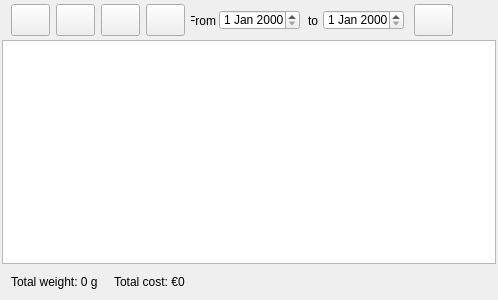
<?xml version="1.0" encoding="UTF-8"?>
<ui version="4.0">
 <class>QueryWdg</class>
 <widget class="QWidget" name="QueryWdg">
  <property name="geometry">
   <rect>
    <x>0</x>
    <y>0</y>
    <width>498</width>
    <height>300</height>
   </rect>
  </property>
  <property name="minimumSize">
   <size>
    <width>480</width>
    <height>200</height>
   </size>
  </property>
  <property name="windowTitle">
   <string>Еaten</string>
  </property>
  <layout class="QGridLayout" name="gridLayout">
   <property name="leftMargin">
    <number>2</number>
   </property>
   <property name="topMargin">
    <number>2</number>
   </property>
   <property name="rightMargin">
    <number>2</number>
   </property>
   <property name="bottomMargin">
    <number>2</number>
   </property>
   <property name="spacing">
    <number>2</number>
   </property>
   <item row="1" column="0">
    <widget class="QTableView" name="tableView"/>
   </item>
   <item row="0" column="0">
    <widget class="QWidget" name="widget" native="true">
     <property name="minimumSize">
      <size>
       <width>480</width>
       <height>36</height>
      </size>
     </property>
     <property name="maximumSize">
      <size>
       <width>16777215</width>
       <height>36</height>
      </size>
     </property>
     <widget class="QToolButton" name="tbFirst">
      <property name="geometry">
       <rect>
        <x>9</x>
        <y>2</y>
        <width>39</width>
        <height>32</height>
       </rect>
      </property>
      <property name="toolTip">
       <string>Go to first row</string>
      </property>
      <property name="text">
       <string/>
      </property>
      <property name="icon">
       <iconset resource="foodcl.qrc">
        <normaloff>:/resources/first.png</normaloff>:/resources/first.png</iconset>
      </property>
      <property name="iconSize">
       <size>
        <width>32</width>
        <height>32</height>
       </size>
      </property>
     </widget>
     <widget class="QToolButton" name="tbPrev">
      <property name="geometry">
       <rect>
        <x>54</x>
        <y>2</y>
        <width>39</width>
        <height>32</height>
       </rect>
      </property>
      <property name="toolTip">
       <string>Go to previous row</string>
      </property>
      <property name="text">
       <string/>
      </property>
      <property name="icon">
       <iconset resource="foodcl.qrc">
        <normaloff>:/resources/prev.png</normaloff>:/resources/prev.png</iconset>
      </property>
      <property name="iconSize">
       <size>
        <width>32</width>
        <height>32</height>
       </size>
      </property>
     </widget>
     <widget class="QToolButton" name="tbNext">
      <property name="geometry">
       <rect>
        <x>99</x>
        <y>2</y>
        <width>39</width>
        <height>32</height>
       </rect>
      </property>
      <property name="toolTip">
       <string>Go to next row</string>
      </property>
      <property name="text">
       <string/>
      </property>
      <property name="icon">
       <iconset resource="foodcl.qrc">
        <normaloff>:/resources/next.png</normaloff>:/resources/next.png</iconset>
      </property>
      <property name="iconSize">
       <size>
        <width>32</width>
        <height>32</height>
       </size>
      </property>
     </widget>
     <widget class="QToolButton" name="tbLast">
      <property name="geometry">
       <rect>
        <x>144</x>
        <y>2</y>
        <width>39</width>
        <height>32</height>
       </rect>
      </property>
      <property name="toolTip">
       <string>Go to last row</string>
      </property>
      <property name="text">
       <string/>
      </property>
      <property name="icon">
       <iconset resource="foodcl.qrc">
        <normaloff>:/resources/last.png</normaloff>:/resources/last.png</iconset>
      </property>
      <property name="iconSize">
       <size>
        <width>32</width>
        <height>32</height>
       </size>
      </property>
     </widget>
     <widget class="QLabel" name="lbFrom">
      <property name="geometry">
       <rect>
        <x>189</x>
        <y>11</y>
        <width>25</width>
        <height>16</height>
       </rect>
      </property>
      <property name="text">
       <string>From</string>
      </property>
      <property name="alignment">
       <set>Qt::AlignRight|Qt::AlignTrailing|Qt::AlignVCenter</set>
      </property>
     </widget>
     <widget class="QDateEdit" name="deDate1">
      <property name="geometry">
       <rect>
        <x>217</x>
        <y>8</y>
        <width>81</width>
        <height>20</height>
       </rect>
      </property>
     </widget>
     <widget class="QLabel" name="lbFrom_2">
      <property name="geometry">
       <rect>
        <x>300</x>
        <y>11</y>
        <width>16</width>
        <height>16</height>
       </rect>
      </property>
      <property name="text">
       <string>to</string>
      </property>
      <property name="alignment">
       <set>Qt::AlignRight|Qt::AlignTrailing|Qt::AlignVCenter</set>
      </property>
     </widget>
     <widget class="QDateEdit" name="deDate2">
      <property name="geometry">
       <rect>
        <x>321</x>
        <y>8</y>
        <width>81</width>
        <height>20</height>
       </rect>
      </property>
     </widget>
     <widget class="QToolButton" name="tbExecQuery">
      <property name="geometry">
       <rect>
        <x>412</x>
        <y>2</y>
        <width>39</width>
        <height>32</height>
       </rect>
      </property>
      <property name="toolTip">
       <string>Execute query</string>
      </property>
      <property name="text">
       <string/>
      </property>
      <property name="icon">
       <iconset resource="foodcl.qrc">
        <normaloff>:/resources/exec.png</normaloff>:/resources/exec.png</iconset>
      </property>
      <property name="iconSize">
       <size>
        <width>32</width>
        <height>32</height>
       </size>
      </property>
     </widget>
    </widget>
   </item>
   <item row="2" column="0">
    <widget class="QWidget" name="widget_2" native="true">
     <property name="minimumSize">
      <size>
       <width>0</width>
       <height>24</height>
      </size>
     </property>
     <layout class="QHBoxLayout" name="horizontalLayout_2">
      <item>
       <widget class="QLabel" name="lbSum">
        <property name="text">
         <string>Total weight: 0 g     Total cost: €0</string>
        </property>
       </widget>
      </item>
     </layout>
    </widget>
   </item>
  </layout>
 </widget>
 <resources>
  <include location="foodcl.qrc"/>
 </resources>
 <connections/>
</ui>
